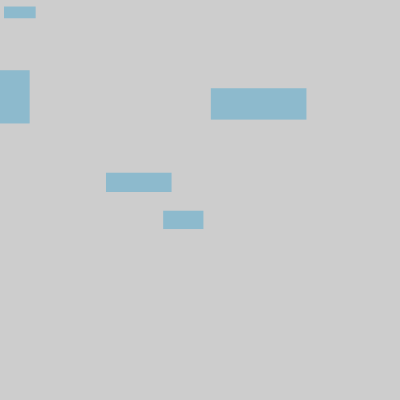
Frame 1 (no input)
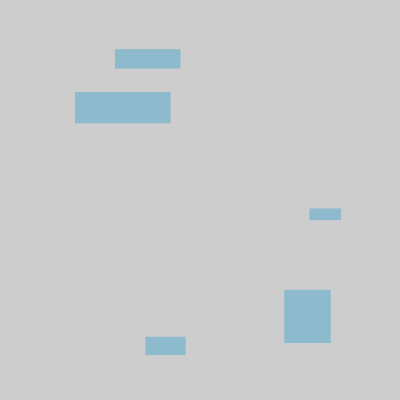
Frame 60 (the mouse pressed at the canvas centre just before this capture)
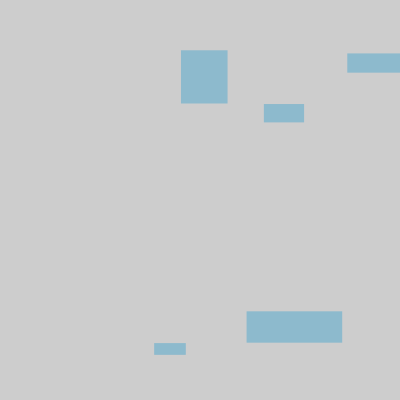
Frame 120 (the mouse held since frame 60 and released just before this capture)

The Processing sketch that drew these frames (run headless with seeded random() and noise(); from frame 60 on, the mouse is pressed at the canvas centre):

// Processing sketch: sketch_07_004
// ── sketch_07_004.pde
float[] x = new float[5];
float[] y = new float[5];
float[] rectWidth = new float[5];
float[] rectHeight = new float[5];
float[] xSpeed = new float[5];
float[] ySpeed = new float[5];

void setup() {
  size(400, 400);
  frameRate(30);
  noStroke();
  rectMode(CENTER);
  fill(0, 142, 204, 80);
  for ( int i = 0; i < 5; i++) {
    x[i] = random(width);
    y[i] = random(height);
    rectWidth[i] = random(10, 100);
    rectHeight[i] = random(10, 100);
    xSpeed[i] = random(-10, 10);
    ySpeed[i] = random(-10, 10);
  }
}

void draw() {
  background(205);
  for ( int i = 0; i < 5; i++) {
    rect(x[i], y[i], rectWidth[i], rectHeight[i]);
    x[i] += xSpeed[i];
    y[i] += ySpeed[i];

    if (x[i] > width || x[i] < 0) {
      xSpeed[i] *= -1;
    }
    if (y[i] > height || y[i] < 0) {
      ySpeed[i] *= -1;
    }
  }
}
